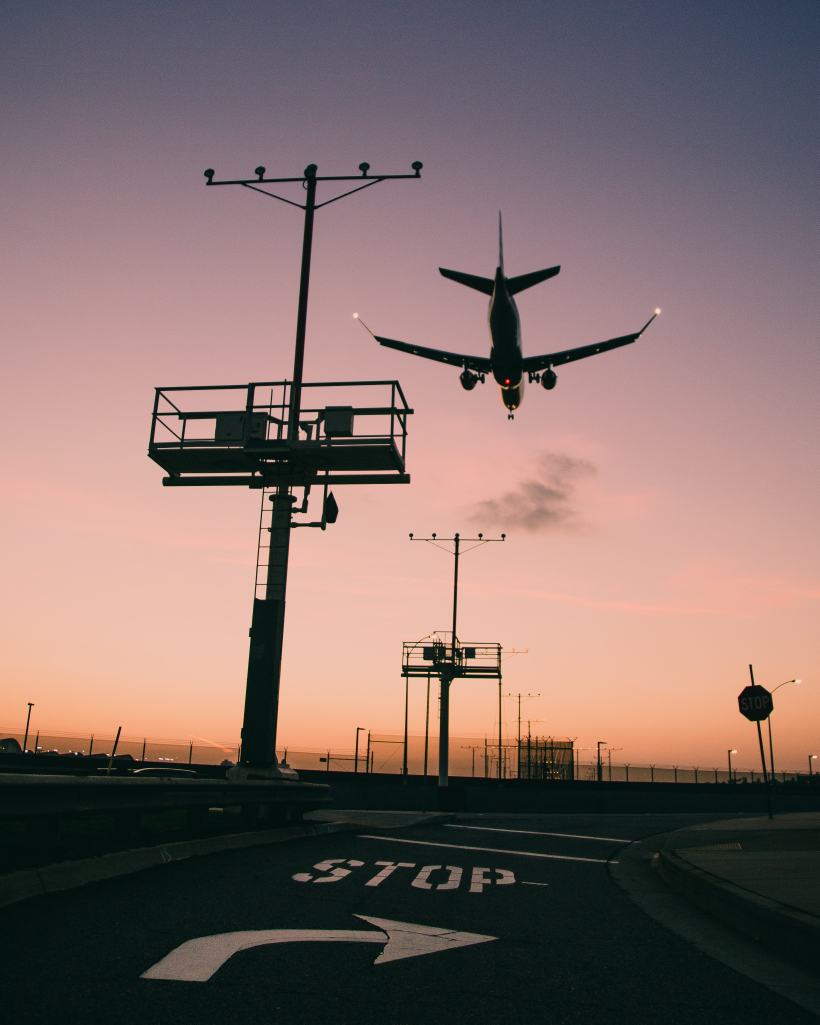
#> input picture Bleed_AI_tasks/Assignment2/a.jpg, 3278 x 4097 px, found by its file name (shown at 1/4 size)
$ jupyter execute 'Dominant color detection.ipynb'   (shell and % lines are left out)
#> lines starting #> are read from the running program, lines starting #| are printed output that depends on the picture
# Dominant colors detection

[cell 1]
from sklearn.cluster import KMeans
import matplotlib.pyplot as plt
import numpy as np
import cv2
from collections import Counter
from skimage.color import rgb2lab, deltaE_cie76
import os

[cell 2]
from google.colab import drive
drive.mount('/content/drive')

[cell 3]
from PIL import Image

# get image
filepath = "/content/drive/My Drive/Colab Notebooks/Bleed_AI_tasks/Assignment2/a.jpg"
img = Image.open(filepath)
#> img is the input picture: PIL image 3278x4097 RGB; mean R, G, B 128.5, 107.8, 104.3

[cell 4]
image = cv2.imread(filepath)
print("The type of this input is {}".format(type(image)))
#| The type of this input is <class 'numpy.ndarray'>
print("Shape: {}".format(image.shape))
#| Shape: (4097, 3278, 3)
plt.imshow(image)

## Output
# The type of this input is <class 'numpy.ndarray'>
# Shape: (3456, 4608, 3)

[cell 5]
image = cv2.cvtColor(image, cv2.COLOR_BGR2RGB)
plt.imshow(image)

[cell 6]
gray_image = cv2.cvtColor(image, cv2.COLOR_BGR2GRAY)
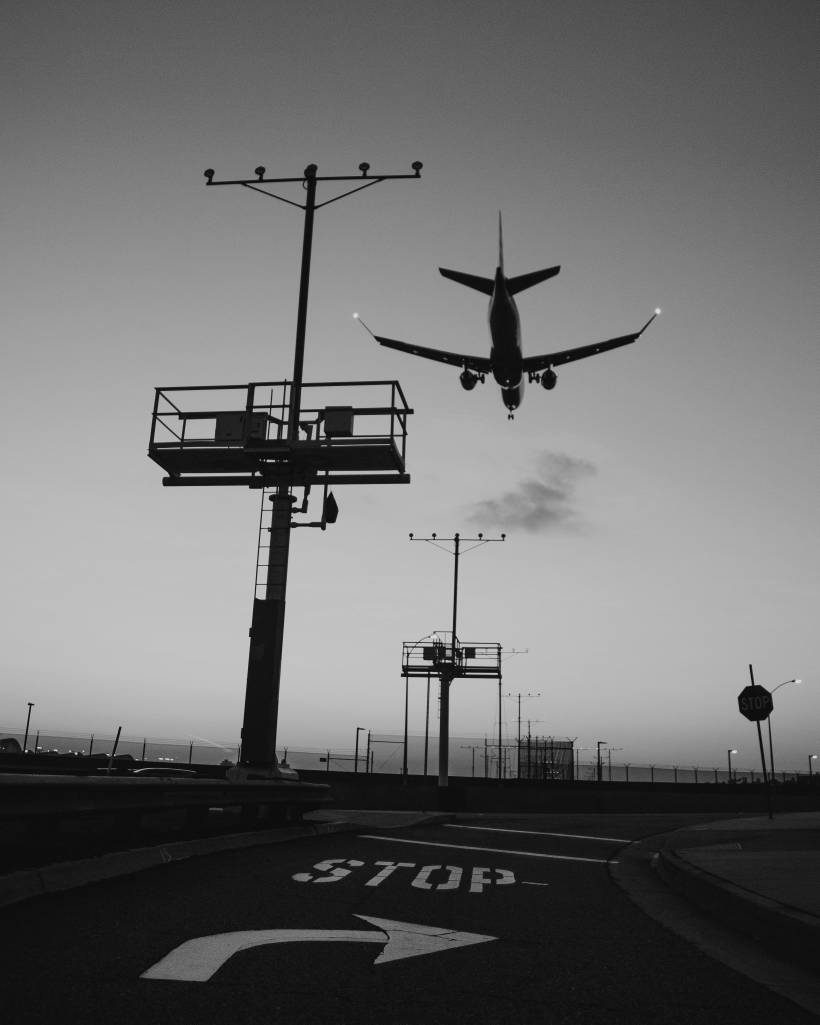
#> gray_image: shape (4097, 3278) (shown at 1/4 size); min 2, max 236, mean 109.1
plt.imshow(gray_image, cmap='gray')

[cell 7]
resized_image = cv2.resize(image, (1200, 600))
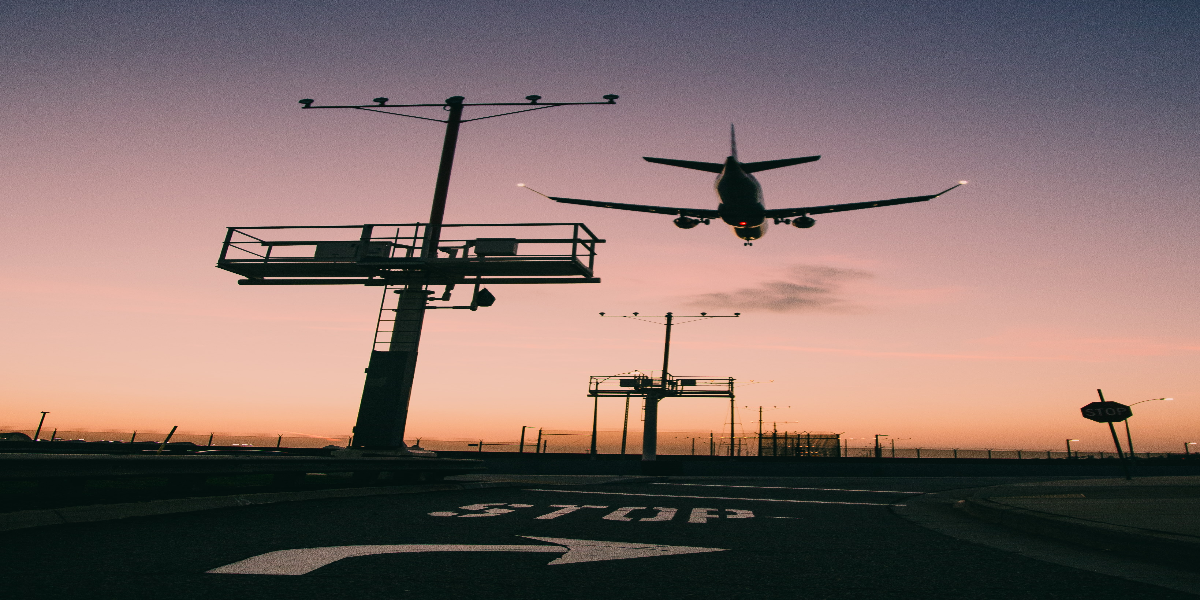
#> resized_image: shape (600, 1200, 3); mean R, G, B 128.3, 107.7, 104.2
plt.imshow(resized_image)

[cell 8]
def RGB2HEX(color):
    return "#{:02x}{:02x}{:02x}".format(int(color[0]), int(color[1]), int(color[2]))
    return rgb_colors

[cell 9]
modified_image = cv2.resize(image, (600, 400), interpolation = cv2.INTER_AREA)
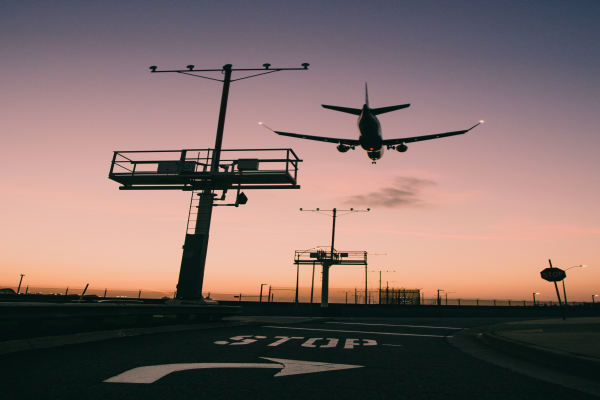
#> modified_image: shape (400, 600, 3); mean R, G, B 128.5, 107.8, 104.3
modified_image = modified_image.reshape(modified_image.shape[0]*modified_image.shape[1], 3)

[cell 10]
number_of_colors=10
clf = KMeans(n_clusters = number_of_colors)
labels = clf.fit_predict(modified_image)

[cell 11]
counts = Counter(labels)
#> counts = 10 items
show_chart=1
center_colors = clf.cluster_centers_
# We get ordered colors by iterating through the keys
ordered_colors = [center_colors[i] for i in counts.keys()]
#> ordered_colors = [[79.75, 81.32, 99.39], [60.72, 55.33, 44.46], [108, 98.65, 111.3], [137.9, 117.3, 127.6], [10.34, 23.04, 20.1], [170.6, 137.8, 141.7], [202.9, 159.3, 155], [234.9, 184.5, 166.1], [170.4, 109.5, 73.04], [236.5, 163.2, 121.9]]
hex_colors = [RGB2HEX(ordered_colors[i]) for i in counts.keys()]
#> hex_colors = ['#eca379', '#3c372c', '#6c626f', '#0a1714', '#aa898d', '#89757f', '#ca9f9b', '#4f5163', '#aa6d49', '#eab8a6']
rgb_colors = [ordered_colors[i] for i in counts.keys()]
#> rgb_colors = [[236.5, 163.2, 121.9], [60.72, 55.33, 44.46], [108, 98.65, 111.3], [10.34, 23.04, 20.1], [170.6, 137.8, 141.7], [137.9, 117.3, 127.6], [202.9, 159.3, 155], [79.75, 81.32, 99.39], [170.4, 109.5, 73.04], [234.9, 184.5, 166.1]]

if (show_chart):
    plt.figure(figsize = (8, 6))
    plt.pie(counts.values(), labels = hex_colors, colors = hex_colors)
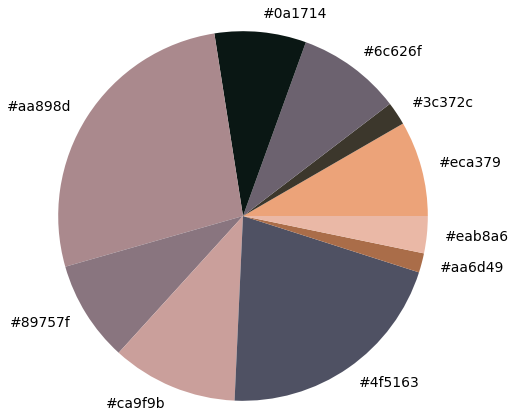
#> figure drawn by matplotlib, 1 panel

$ run again, with Bleed_AI_tasks/Assignment2/input_image.PNG saved as Bleed_AI_tasks/Assignment2/a.jpg
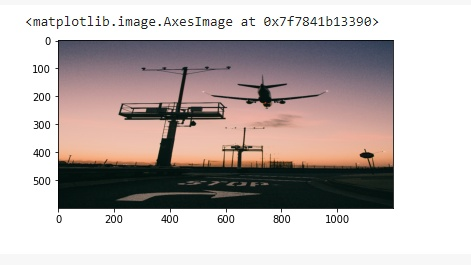
#> input picture Bleed_AI_tasks/Assignment2/input_image.PNG, 471 x 265 px, found by its file name
#> img is the input picture: PIL image 471x265 RGB; mean R, G, B 193.3, 184.1, 182.4
#| The type of this input is <class 'numpy.ndarray'>
#| Shape: (265, 471, 3)
#> `modified_image = cv2.resize(image, (600, 400), interpolation = cv2.INT..`:
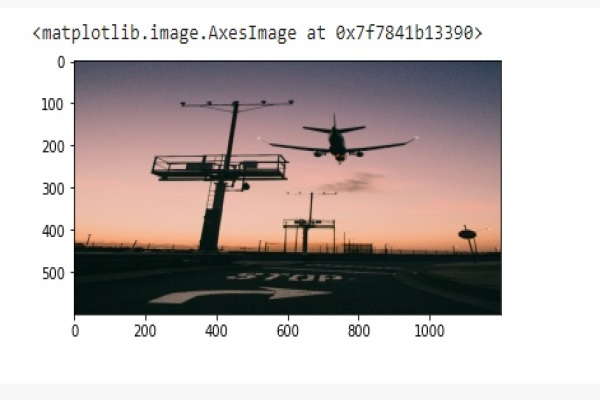
#> modified_image: shape (400, 600, 3); mean R, G, B 193.3, 184, 182.3
#> counts = 10 items
#> ordered_colors = [[253.8, 253.8, 253.7], [211.7, 212.7, 212.2], [88.76, 86.12, 100.1], [61.53, 55.03, 49.14], [123.2, 109.1, 119.1], [161.9, 135.3, 139.6], [199.7, 158.3, 152.2], [11.95, 22.77, 19.78], [234.3, 182.7, 162.4], [179.1, 118.3, 82.68]]
#> hex_colors = ['#585664', '#0b1613', '#3d3731', '#7b6d77', '#eab6a2', '#fdfdfd', '#c79e98', '#d3d4d4', '#a1878b', '#b37652']
#> rgb_colors = [[88.76, 86.12, 100.1], [11.95, 22.77, 19.78], [61.53, 55.03, 49.14], [123.2, 109.1, 119.1], [234.3, 182.7, 162.4], [253.8, 253.8, 253.7], [199.7, 158.3, 152.2], [211.7, 212.7, 212.2], [161.9, 135.3, 139.6], [179.1, 118.3, 82.68]]
#> `[cell 11] counts = Counter(labels) show_chart=1 center_colors = clf.cl..`:
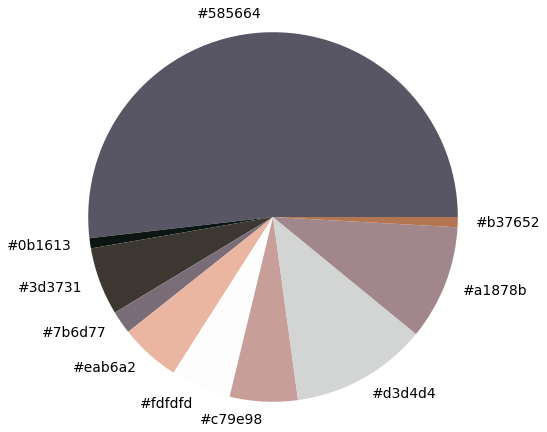
#> figure drawn by matplotlib, 1 panel
